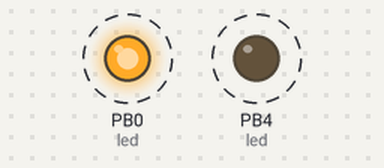
A program run on a simulated ATtiny85, built with avr-gcc and emulated at 1 MHz. Shown: output pins drawn as LEDs (lit = HIGH). Dashed ring = blinking.

Above: at 0.12 s.
Timing chart, 0 to 3.0 s (numbered marks = the images above):
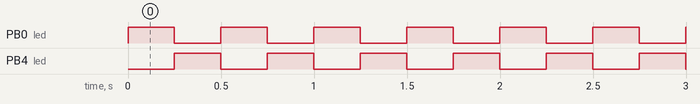

The program:

main.c
```c
#include <avr/io.h>
#include <stdbool.h>
#include <avr/interrupt.h>
volatile uint16_t ct = 0;

ISR(TIMER0_COMPA_vect){
  ct++;
}

int main(void){
  DDRB |= _BV(PB0) | _BV(PB4); //set PB0 & PB4 to output
   PORTB |= _BV(PB0); //turn on PB0
  TIMSK |= _BV(OCIE0A); //enable output compare match interrupt
  TCCR0A = (1 << WGM01); //set CTC mode for timer0
  TCCR0B |= _BV(CS02) | _BV(CS00); //prescaler of 1024
  /*
_BV(CS00) => 1 no prescale
_BV(CS01) => 2 clk/8
_BV(CS01) | _BV(CS00) => 3 clk/64
_BV(CS02) => 4 clk/256
_BV(CS02) | _BV(CS00) => 5 clk/1024
   */
  sei(); // equivalent to ==> SREG |= (1 << 7);
  float freq = 4; //minimum frequency obtainable by 8-bit timer
  OCR0A = (F_CPU/(1024.0 * freq))-1;
  while(true){
    if(ct >= 1){
      PORTB ^= _BV(PB0);//toggle led
      PORTB ^= _BV(PB4);//toggle led
      ct = 0;
    }
  }
}
```

Measured:
- by itself, PB0 (led), PB4 (led): alternates HIGH for 0.25 s and LOW for 0.25 s
